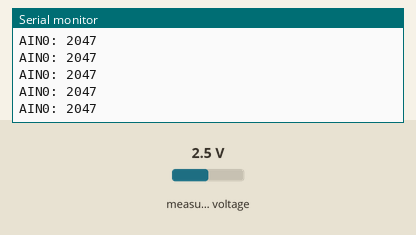
Simulated run of this sketch. Board: Arduino Uno, built with avr-gcc and run on an emulated ATmega328P. On the bench: the last lines printed to the serial monitor. Inputs (shaded band) come from the test bench; at power-on: measured voltage 2.5 V.

Above: at 1.2 s.
1.3 s: measured voltage set to 0.1 V
At 2.2 s:
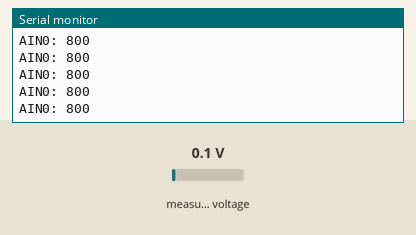
2.8 s: measured voltage set to 1.2 V
At 3.4 s:
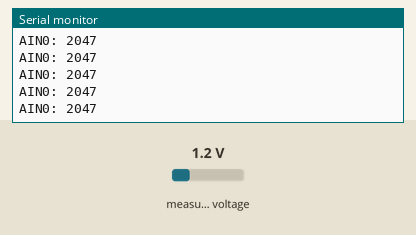
Timing chart, 0 to 5.8 s (numbered marks = the images above; inputs shaded):
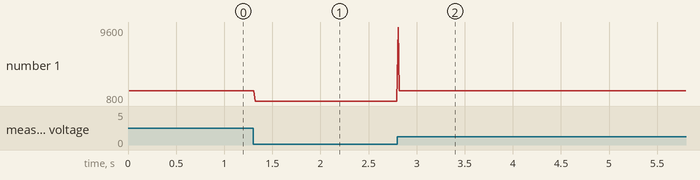

The sketch:

singleended-esp8266.ino
```cpp
#include <Wire.h>
#include <Adafruit_ADS1015.h>
#include <limits.h>

// Adafruit_ADS1115 ads;  /* Use this for the 16-bit version */
Adafruit_ADS1015 ads;     /* Use thi for the 12-bit version */

int16_t maxValue(int16_t a[], uint8_t countOfArray) {
  int16_t m = INT_MIN;
  for (uint8_t i = 0; i < countOfArray; i++) {
    m = max(a[i], m);
  }
  return m;
}

#define MAX_BUFFER 1000
  int16_t buffer[MAX_BUFFER];
  static int16_t count = 0;
  unsigned long lastMeasuredTime = 0;
#define MEASURED_INTERVAL 10/*msec*/

void setup(void)
 {
  memset(buffer, 0 , MAX_BUFFER);
  Serial.begin(115200);
  Serial.println("Hello!");

  Serial.println("Getting single-ended readings from AIN0..3");
  Serial.println("ADC Range: +/- 6.144V (1 bit = 3mV/ADS1015, 0.1875mV/ADS1115)");

  // The ADC input range (or gain) can be changed via the following
  // functions, but be careful never to exceed VDD +0.3V max, or to
  // exceed the upper and lower limits if you adjust the input range!
  // Setting these values incorrectly may destroy your ADC!
  //                                                                ADS1015  ADS1115
  //                                                                -------  -------
  // ads.setGain(GAIN_TWOTHIRDS);  // 2/3x gain +/- 6.144V  1 bit = 3mV      0.1875mV (default)
  // ads.setGain(GAIN_ONE);        // 1x gain   +/- 4.096V  1 bit = 2mV      0.125mV
  // ads.setGain(GAIN_TWO);        // 2x gain   +/- 2.048V  1 bit = 1mV      0.0625mV
  // ads.setGain(GAIN_FOUR);       // 4x gain   +/- 1.024V  1 bit = 0.5mV    0.03125mV
  // ads.setGain(GAIN_EIGHT);      // 8x gain   +/- 0.512V  1 bit = 0.25mV   0.015625mV
  // ads.setGain(GAIN_SIXTEEN);    // 16x gain  +/- 0.256V  1 bit = 0.125mV  0.0078125mV
  ads.setGain(GAIN_SIXTEEN);
  ads.begin();
}

void loop(void) {
  int16_t adc0, adc1, adc2, adc3;
  unsigned long diff = millis() - lastMeasuredTime;

  adc0 = ads.readADC_SingleEnded(0);
  count++;
  buffer[count] = adc0;
  if (diff > MEASURED_INTERVAL || diff < 0 || count >= (MAX_BUFFER - 1)) {
    int16_t v = maxValue(buffer, MAX_BUFFER);
    Serial.print("AIN0: "); Serial.println(v);
    count = 0;
    memset(buffer, 0 , MAX_BUFFER);
    lastMeasuredTime = millis();
  }

  //delay(1);
}
```

Measured:
- after the input at 1.3 s, the serial monitor: prints a new line at once (image 1)
- after the input at 2.8 s, the serial monitor: prints a new line at once (image 2)
- plotted number 1: 2047 → 800 after the input at 1.3 s
